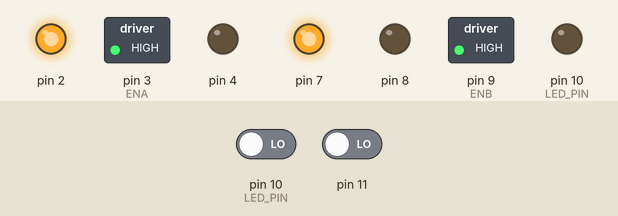
This sketch was run on a simulated Arduino Uno, built with avr-gcc and run on an emulated ATmega328P. On the bench: switched loads named in the sketch (green lamp = pin HIGH), output pins drawn as LEDs (lit = HIGH). Inputs (shaded band) come from the test bench; at power-on: pin 10 (LED_PIN) LOW, pin 11 LOW.

Above: at 1.2 s.
Timing chart, 0 to 0.5 s (numbered marks = the images above; inputs shaded):
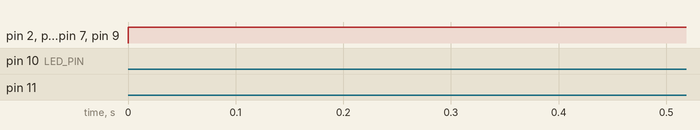

The sketch:

robot-group3.ino
```cpp
#include "tnt.hpp"

#define FORWARD_SPEED 255
#define TURNING_SPEED 240

//Makes the object that is responsible for the tnt minecart
tntClass tntCart(FORWARD_SPEED, TURNING_SPEED);


void setup() {}


void loop() {
  //Updates the state of the tnt minecart
  tntCart.update();
}
```

IRSensor.cpp
```cpp
#include "IRSensor.hpp"

#include "Arduino.h"

//Constructor where output pin is given and then stored in member variable
IRclass::IRclass(uint8_t outPin) : outPin(outPin) {}

bool IRclass::isReflecting() {
    //Making sure pin is on input
    pinMode(outPin, INPUT);

    //Returning true if reflection/path is not clear, and false if no reflection/path is clear
    return !(digitalRead(outPin));

}
```

IRSensor.hpp
```cpp
#pragma once

#include <stdint.h>


class IRclass {
public:
    //Must create object with pin which will be hooked up to output
    IRclass(uint8_t outPin);

    uint8_t getPin();

    //Returns true if sensor detects reflected IR Light
    bool isReflecting();

private:
    //Stores output pin number
    const uint8_t outPin;

};
```

L298N.cpp
```cpp
#include "L298N.hpp"

#include "Arduino.h"

//Saves all pins given to class attributes and sets pins to right modes
L298NClass::L298NClass(uint8_t in1, uint8_t in2, uint8_t in3, uint8_t in4, uint8_t ENA, uint8_t ENB) : in1(in1), in2(in2), in3(in3), in4(in4), ENA(ENA), ENB(ENB) {
    pinInit();
}

//Makes motors both spin forward at speed given
void L298NClass::forward(uint8_t speed) {
    //Left Motor Forward
    digitalWrite(in1, HIGH);
    digitalWrite(in2, LOW);

    //Right Motor Forward
    digitalWrite(in3, HIGH);
    digitalWrite(in4, LOW);

    //Motor Speed
    analogWrite(ENA, speed);
    analogWrite(ENB, speed);
}

//Makes Motor A (Left), spin forward, and Motor B (Right), spin backwards
void L298NClass::left(uint8_t speed) {
    //Left Motor Forward
    digitalWrite(in1, HIGH);
    digitalWrite(in2, LOW);

    //Right Motor Backwards
    digitalWrite(in3, LOW);
    digitalWrite(in4, HIGH);

    //Motor Speed
    analogWrite(ENA, speed);
    analogWrite(ENB, speed);
}

//Makes Motor A (Left), spin backwards, and Motor B (Right), spin forward
void L298NClass::right(uint8_t speed) {
    //Left Motor Backwards
    digitalWrite(in1, LOW);
    digitalWrite(in2, HIGH);

    //Right Motor Forward
    digitalWrite(in3, HIGH);
    digitalWrite(in4, LOW);

    //Motor Speed
    analogWrite(ENA, speed);
    analogWrite(ENB, speed);
}

//Makes both motors stop spinning
void L298NClass::stop() {
    //Left Motor Forward
    digitalWrite(in1, LOW);
    digitalWrite(in2, LOW);

    //Right Motor Forward
    digitalWrite(in3, LOW);
    digitalWrite(in4, LOW);
}

//Sets all 6 pins to output
void L298NClass::pinInit() {
    pinMode(in1, OUTPUT);
    pinMode(in2, OUTPUT);
    pinMode(in3, OUTPUT);
    pinMode(in4, OUTPUT);

    pinMode(ENA, OUTPUT);
    pinMode(ENB, OUTPUT);
}
```

L298N.hpp
```cpp
#pragma once

#include <stdint.h>

class L298NClass {
public:
    //Constructor
    L298NClass(uint8_t in1, uint8_t in2, uint8_t in3, uint8_t in4, uint8_t ENA, uint8_t ENB);

    //Class methods for controlling the motors' spinning direction and speed
    void forward(uint8_t speed);

    void right(uint8_t speed);

    void left(uint8_t speed);

    //Stops the motors from spinning
    void stop();

private:
    //Motor A Pins
    const uint8_t in1, in2;

    //Motor B Pins
    const uint8_t in3, in4;

    //PWM Pins
    const uint8_t ENA, ENB;

    //Sets pins to right mode
    void pinInit();
};
```

SR04.cpp
```cpp
#include "SR04.hpp"

#include "Arduino.h"

#define TRIGGER_DELAY 10
#define SOUND_CONSTANT 0.017 //microseconds per inch

SR04class::SR04class(uint8_t trig, uint8_t echo) : trig(trig), echo(echo) {
        pinMode(trig, OUTPUT);
        pinMode(echo, INPUT);
    }

double SR04class::distance() {
    //Sensor Pins Initialization
    pinMode(trig, OUTPUT);
    pinMode(echo, INPUT);
    digitalWrite(trig, LOW);
    delayMicroseconds(2);

    //Triggering Sensor
    digitalWrite(trig, HIGH); //Sending trigger signal
    delayMicroseconds(TRIGGER_DELAY); //Waiting for 10 micro seconds
    digitalWrite(trig, LOW); //Turning off trigger signal

    //Returning distance based on length of pulse multiplied by the inverse of the speed of sound
    return (pulseIn(echo, HIGH) * SOUND_CONSTANT); //In centimeters
}


uint8_t SR04class::getTrig() {
    return trig;
}

uint8_t SR04class::getEcho() {
    return echo;
}
```

SR04.hpp
```cpp
#pragma once

#include <stdint.h>


class SR04class {
public:
    SR04class();

    SR04class(uint8_t trig, uint8_t echo);

    double distance();

    uint8_t getTrig();

    uint8_t getEcho();

private:
    const uint8_t trig, echo;
};
```

minecart.cpp
```cpp
#include "minecart.hpp"

#include "Arduino.h"

//Creates default
minecartClass::minecartClass(uint8_t forwardSpeed, uint8_t turningSpeed) : irL(IR_OUT_LEFT), irR(IR_OUT_RIGHT),
    L298N(IN1, IN2, IN3, IN4, ENA, ENB), forwardSpeed(forwardSpeed), turningSpeed(turningSpeed) {}

//Moves robot
direction minecartClass::update() {
    if(irL.isReflecting() && irR.isReflecting()) { //Robot is on line
        //Go Forward
        L298N.forward(forwardSpeed);
        return FORWARD;

    } else if(irL.isReflecting() && !(irR.isReflecting())) { //Robot's right side is off line
        //Turn Left
        L298N.left(turningSpeed);
        return LEFT;

    } else if(!(irL.isReflecting()) && irR.isReflecting()) { //Robot's left side is off line
        //Turn Right
        L298N.right(turningSpeed);
        return RIGHT;

    } else { //Robot is off line entirely
        //Stops the robot
        L298N.stop();
        return STOP;

    }
}
```

minecart.hpp
```cpp
#pragma once

#include "SR04.hpp"
#include "IRSensor.hpp"
#include "L298N.hpp"

//Pins which the hardware is connected to
#define IR_OUT_LEFT 10
#define IR_OUT_RIGHT 11

#define IN1 2
#define IN2 4
#define IN3 7
#define IN4 8

#define ENA 3
#define ENB 9


//Enum for direction of movement, for code readability
typedef enum direction {
    FORWARD,
    RIGHT,
    LEFT,
    STOP
} direction;


class minecartClass {
public:
    //Default constructor
    minecartClass(uint8_t forwardSpeed, uint8_t turningSpeed);

    //Method to make the minecart move
    direction update();

protected:
    //Object responsible for the motor controller
    L298NClass L298N;

private:
    //Objects responsible for left and right IR Sensors
    IRclass irL;
    IRclass irR;

    //Holds robot's speed values
    const uint8_t forwardSpeed;
    const uint8_t turningSpeed;

};
```

tnt.cpp
```cpp
#include "tnt.hpp"

#include "Arduino.h"

//Default constructor uses parent's contstructor
tntClass::tntClass(uint8_t forwardSpeed, uint8_t turningSpeed) : minecartClass::minecartClass(forwardSpeed, turningSpeed) {}

//Method to update tnt minecart's state
direction tntClass::update() {
   direction dir = minecartClass::update();
   switch (dir) {
    case FORWARD:
    case RIGHT:
    case LEFT:
        stopExplode();
        break;
    case STOP:
        explode();
        break;
   }

   return dir;
}

void tntClass::stopExplode() {
    pinMode(LED_PIN, OUTPUT);

    analogWrite(LED_PIN, 0);
}

//Makes the tnt block explode
void tntClass::explode() {
    pinMode(LED_PIN, OUTPUT);

    analogWrite(LED_PIN, FLASHING_SPEED);
}
```

tnt.hpp
```cpp
#pragma once

#include "minecart.hpp"

#define LED_PIN 10
#define FLASHING_SPEED 10


class tntClass : public minecartClass {
public:
    //Default constructor
    tntClass(uint8_t forwardSpeed, uint8_t turningSpeed);

    //Method for moving
    direction update();

private:
    //Method to stop the minecart's explosion sequence
    void stopExplode();

    //Method to make the minecart explode
    void explode();

};
```
